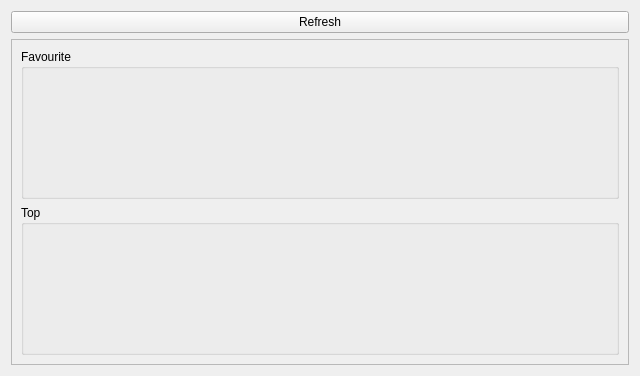
<?xml version="1.0" encoding="UTF-8"?>
<ui version="4.0">
 <class>MainWindowCategories</class>
 <widget class="QWidget" name="MainWindowCategories">
  <property name="geometry">
   <rect>
    <x>0</x>
    <y>0</y>
    <width>640</width>
    <height>376</height>
   </rect>
  </property>
  <property name="windowTitle">
   <string>Categories</string>
  </property>
  <layout class="QVBoxLayout" name="verticalLayout">
   <item>
    <widget class="QPushButton" name="btnRefresh">
     <property name="text">
      <string>Refresh</string>
     </property>
    </widget>
   </item>
   <item>
    <widget class="QScrollArea" name="scrArea">
     <property name="horizontalScrollBarPolicy">
      <enum>Qt::ScrollBarAlwaysOff</enum>
     </property>
     <property name="widgetResizable">
      <bool>true</bool>
     </property>
     <property name="alignment">
      <set>Qt::AlignLeading|Qt::AlignLeft|Qt::AlignTop</set>
     </property>
     <widget class="QWidget" name="scrAreaContents">
      <property name="geometry">
       <rect>
        <x>0</x>
        <y>0</y>
        <width>620</width>
        <height>328</height>
       </rect>
      </property>
      <layout class="QVBoxLayout" name="verticalLayout_3">
       <item>
        <widget class="QGroupBox" name="grpFavourite">
         <property name="title">
          <string>Favourite</string>
         </property>
         <property name="flat">
          <bool>true</bool>
         </property>
        </widget>
       </item>
       <item>
        <widget class="QGroupBox" name="grpAll">
         <property name="title">
          <string>Top</string>
         </property>
         <property name="flat">
          <bool>true</bool>
         </property>
        </widget>
       </item>
      </layout>
     </widget>
    </widget>
   </item>
  </layout>
 </widget>
 <resources/>
 <connections/>
</ui>
